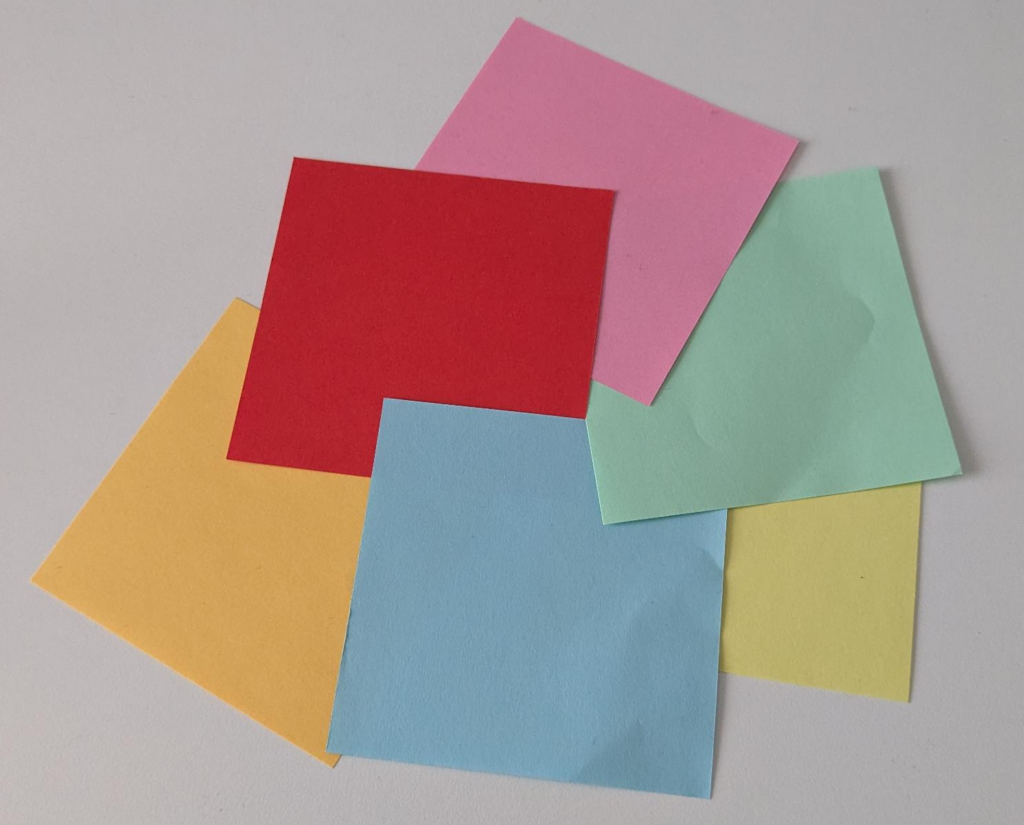
#> input picture day3/image.jpg, 1024 x 825 px, given in place of the camera
$ python camera.py
#> lines starting #> are read from the running program, lines starting #| are printed output that depends on the picture; after the words box and inside, x2 and y2 are one past the last pixel; in counts of white or black regions, pixels touching at a corner belong together
import cv2
import numpy as np

# Open webcam (0 = default camera)
cap = cv2.VideoCapture(0)

if not cap.isOpened():
    print("Cannot open webcam")
    exit()

# Yellow HSV range
lower_yellow = np.array([20, 80, 80])
upper_yellow = np.array([35, 255, 255])

while True:
    # Read one frame
    ret, frame = cap.read()
#> frame is the input picture: shape (825, 1024, 3); mean B, G, R 146.2, 151.3, 169.2

    if not ret:
        break

    # Convert to HSV
    hsv = cv2.cvtColor(frame, cv2.COLOR_BGR2HSV)
#> hsv: shape (825, 1024, 3); mean H, S, V 93.9, 66.3, 180.7

    # Create mask
    mask = cv2.inRange(hsv, lower_yellow, upper_yellow)
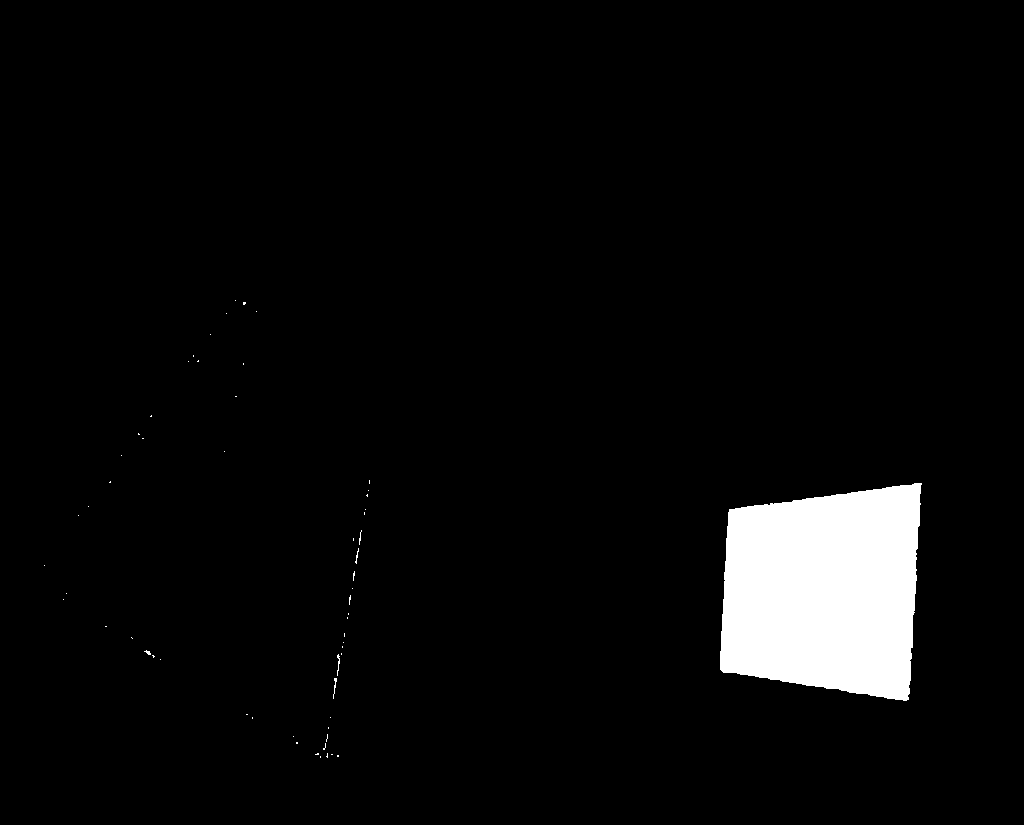
#> mask: shape (825, 1024); 4.3% white; 59 white regions (55 under 20 px), largest, box (x1, y1, x2, y2) and area: (720, 483, 922, 701) 36422, (337, 654, 340, 676) 31, (333, 678, 337, 699) 31, (355, 548, 359, 564) 22

    # Remove noise
    kernel = np.ones((5,5), np.uint8)
    mask = cv2.morphologyEx(mask, cv2.MORPH_OPEN, kernel)
#> mask: shape (825, 1024); 4.3% white; 1 white region, box (x1, y1, x2, y2) and area: (720, 483, 921, 700) 36396
    mask = cv2.morphologyEx(mask, cv2.MORPH_CLOSE, kernel)
#> mask: shape (825, 1024); 4.3% white; 1 white region

    # Find contours
    contours, _ = cv2.findContours(mask, cv2.RETR_EXTERNAL,
                                   cv2.CHAIN_APPROX_SIMPLE)
#> contours = 1 contour; box (x1, y1, x2, y2) and area: (720, 483, 921, 700) 36022

    # Draw bounding boxes
    for cnt in contours:
        if cv2.contourArea(cnt) < 500:
            continue

        x, y, w, h = cv2.boundingRect(cnt)

        cv2.rectangle(frame, (x, y), (x+w, y+h),
                      (0, 255, 0), 2)

        cv2.putText(frame, "Yellow", (x, y-10),
                    cv2.FONT_HERSHEY_SIMPLEX,
                    0.7, (0,255,0), 2)
#> this loop made 1 pass
#> (x, y, w, h) on pass 1: (720, 483, 201, 217)
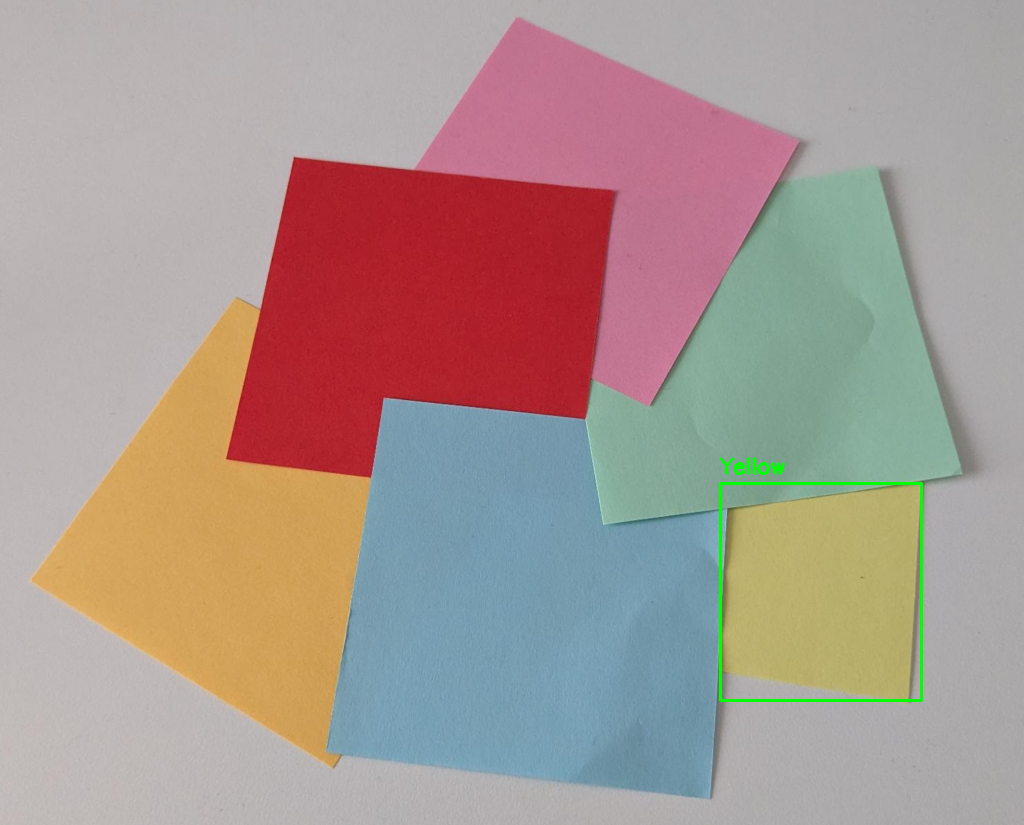
#> frame: shape (825, 1024, 3); 0.35% of pixels changed, all inside (x1, y1, x2, y2) = (719, 457, 923, 702)

    # Display
    cv2.imshow("Webcam", frame)
    cv2.imshow("Mask", mask)

    # Press q to quit
    if cv2.waitKey(1) != -1:
#> (key Esc is pressed here)
        break


cap.release()
cv2.destroyAllWindows()
